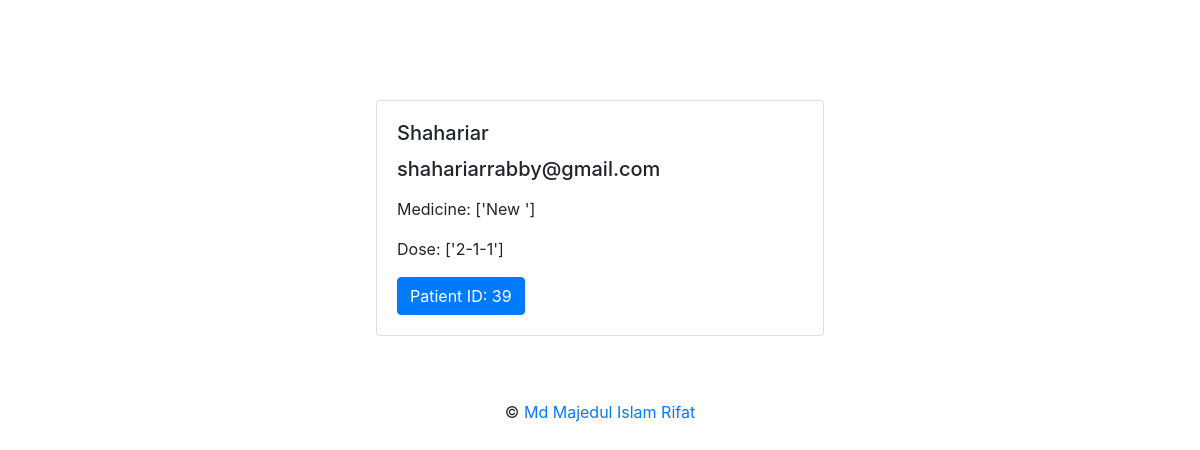
The page /P_page/ on the database its author committed.
### form/models.py (models this page shows, shortened)
class Doctor(models.Model):
	name =models.CharField(max_length=20)
	Email =models.CharField(max_length=20)
	content =models.TextField()
	content1 =models.TextField(blank=True)
	date =models.DateTimeField(default=timezone.now)

### form/views.py (the view)
# urls.py: url(r'P_page/',P_page,name='P_page'),
def P_page(request):
	contents= Doctor.objects.order_by('-date')[0:1].get()
	context ={'contents': contents}
	return render(request,"P_page.html",context)

### templates/P_page.html (shortened to what this page needs)
<!doctype html>
{% load staticfiles %}
<html lang="en">
<head>
    <link rel="stylesheet" href="https://maxcdn.bootstrapcdn.com/bootstrap/4.0.0/css/bootstrap.min.css"
>
</head>
<body>
<div class="container">
    <div class="card" style="width: 28rem;">
        <div class="card-body">
            <h5 class="card-title">{{ contents.name }}</h5>
            <h5 class="card-title">{{ contents.Email }}</h5>
            <p class="card-text">
            <p>Medicine: {{ contents.content }}</p>
            <p>Dose: {{ contents.content1 }}</p></p>
            <a href="{% url 'urlname' %}?user_id={{ contents.id }}" class="btn btn-primary">Patient
                ID: {{ contents.id }}</a>
        </div>
    </div>
</div>
{% include "footer.html" %}
</body>
</html>

### templates/P_page.html (style rules this page uses)
.card { margin: 0 auto; float: none; margin-bottom: 10px; margin-top: 100px; }

### rows shown on the page
Doctor: name "Shahariar", Email "shahariarrabby@gmail.com", content "['New ']", content1 "['2-1-1']", id "39"
